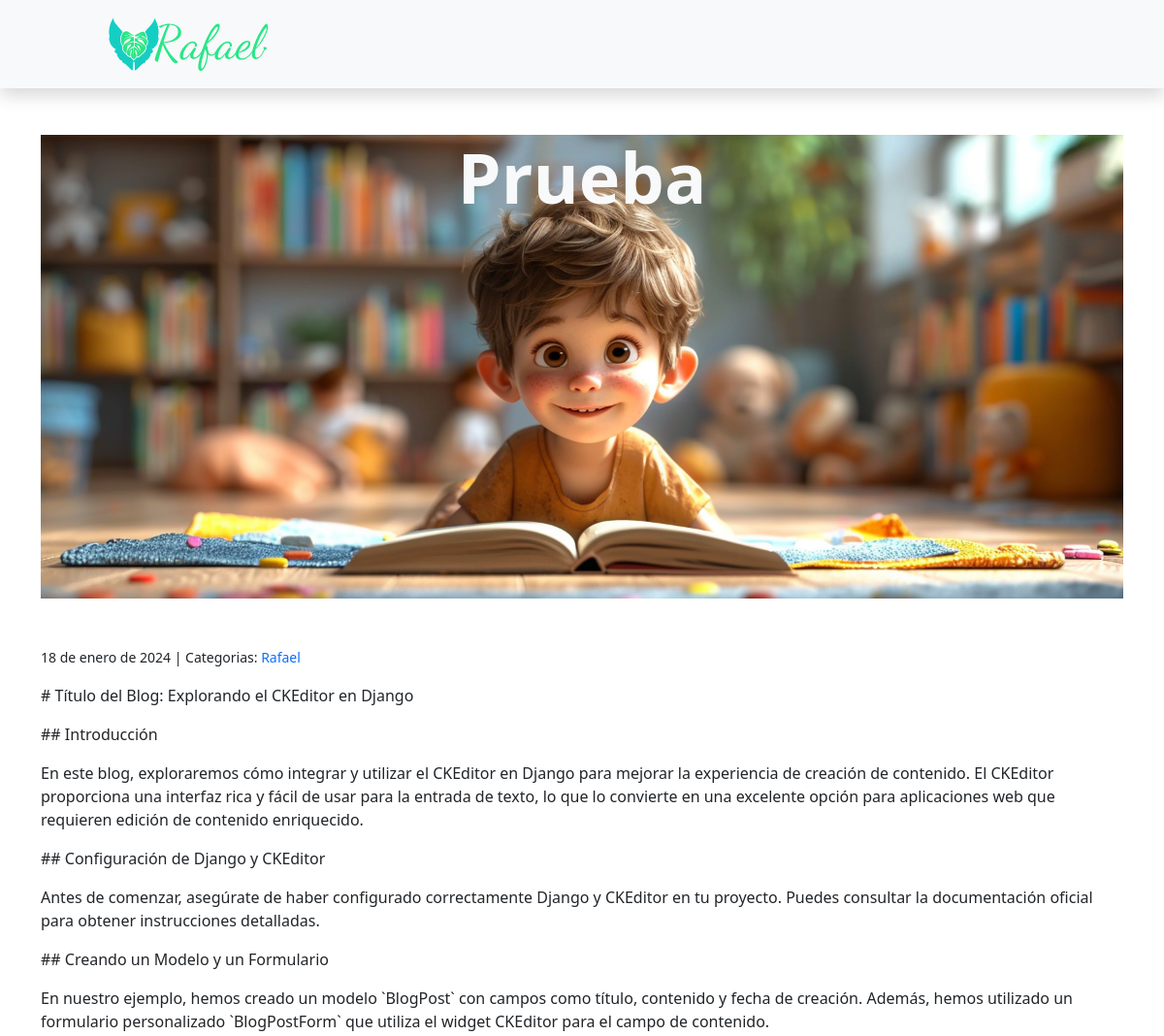
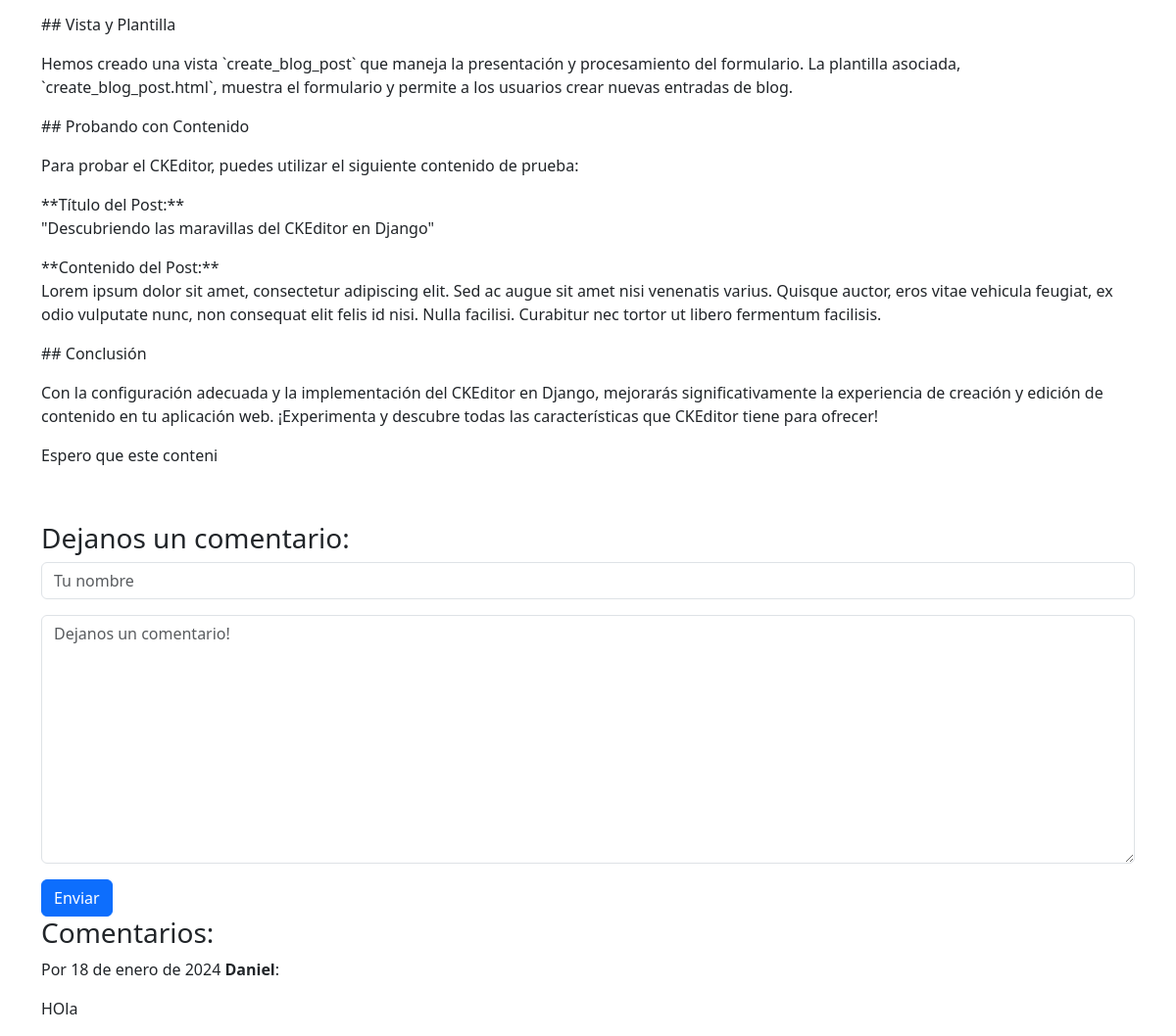
Screenshot of /blog/post/9/ with the database file from the repository (2 pictures, top to bottom).
### home/models.py (models this page shows, shortened)
class Post(models.Model):
    title =  models.CharField(max_length=300)
    image = models.ImageField(upload_to='images/', default='path/to/default/image.jpg')
    body = RichTextField()
    created_on = models.DateTimeField(auto_now_add=True)
    last_modified =  models.DateTimeField(auto_now=True)
    categories = models.ManyToManyField("Category",related_name="posts")

class Category(models.Model):
    name = models.CharField(max_length=30)
    class Meta:
        verbose_name_plural = "categories"

class Comment(models.Model):
    author = models.CharField(max_length=60)
    body = models.TextField()
    created_on = models.DateTimeField( auto_now_add=True)
    post = models.ForeignKey("Post",on_delete=models.CASCADE)

### home/views.py (the view, shortened to what this page needs)
# urls.py: path("blog/post/<int:pk>/", views.blog_detail, name="blog_detail"),
def blog_detail(request, pk):
    post = Post.objects.get(pk=pk)
    form = CommentForm()
    comments = Comment.objects.filter(post=post)
    context = {
        "post": post,
        "comments": comments,
        "form": CommentForm(),
    }
    return render(request, "blog/blog_detail.html", context)

### home/forms.py
class CommentForm(forms.Form):
    author = forms.CharField(
        max_length=60,
        widget=forms.TextInput(
            attrs={"class": "form-control", "placeholder": "Tu nombre"}
        ),
    )
    body = forms.CharField(
        widget=forms.Textarea(
            attrs={"class": "form-control", "placeholder": "Dejanos un comentario!"}
        )
    )

### home/templates/blog/blog_detail.html (shortened to what this page needs)
{% load static %}
<!DOCTYPE html>
<html lang="es">
<head>
  <link rel="stylesheet" href="{% static 'css/bootstrap/dist/css/bootstrap.min.css' %}">
  <link rel="stylesheet" href="{% static 'css/styles.css' %}">
</head>
{%include  'home/nav.html'%}
{% block page_title %}
    <div class="container py-5">
        <div class="d-flex justify-content-center">
            <img src="{{ post.image.url }}" alt="{{post.title}}" class="img-fluid position-relative" >
        <h1 class="display-2 cursive position-absolute fw-bold text-light " >{{ post.title }}</h1>
    </div>
    </div>
{% endblock page_title %}
{% block page_content %}
<div class="container">
    <small>
        {{ post.created_on.date }} | Categorias:
        {% for category in post.categories.all %}
            <a href="{% url 'blog_category' category.name %}" class="text-decoration-none">
                {{ category.name }}
            </a>
        {% endfor %}
    </small>
    <p>{{ post.body | safe }}</p>
</div>
<div class="container ">
    <h3>Dejanos un comentario:</h3>
    <form method="post">
        <div class="mb-3">
            {{ form.author }}
        </div>
        <div class="mb-3">
            {{ form.body }}
        </div>
        <button type="submit" class="btn btn-primary">Enviar</button>
    </form>
    <h3>Comentarios:</h3>
    {% for comment in comments %}
        <p>
            Por {{ comment.created_on.date }} <b>{{ comment.author }}</b>:
        </p>
        <p>
            {{ comment.body | linebreaks }}
        </p>
    {% endfor %}
</div>
{% endblock page_content %}

### rows the page displays
Post: image (picture), title "Prueba", created_on "18 de enero de 2024", body "# Título del Blog: Explorando el CKEditor en Django ## Introducción En este blog, exploraremos cómo integrar y utilizar el CKEditor en Django para mejorar la experiencia de creación de contenido. El CKEditor proporciona una interfaz rica y fácil de usar para la entrada de texto, lo que lo convierte en una excelente opción para aplicaciones web que requieren edición de contenido enriquecido. ## Configuración de Django y CKEditor Antes de comenzar, asegúrate de haber configurado correctamente Django y CKEditor en tu proyecto. Puedes consultar la documentación oficial para obtener instrucciones detalladas. ## Creando un Modelo y un Formulario En nuestro ejemplo, hemos creado un modelo…"
Category: name "Rafael"
Comment: created_on "18 de enero de 2024", author "Daniel", body "HOla"
